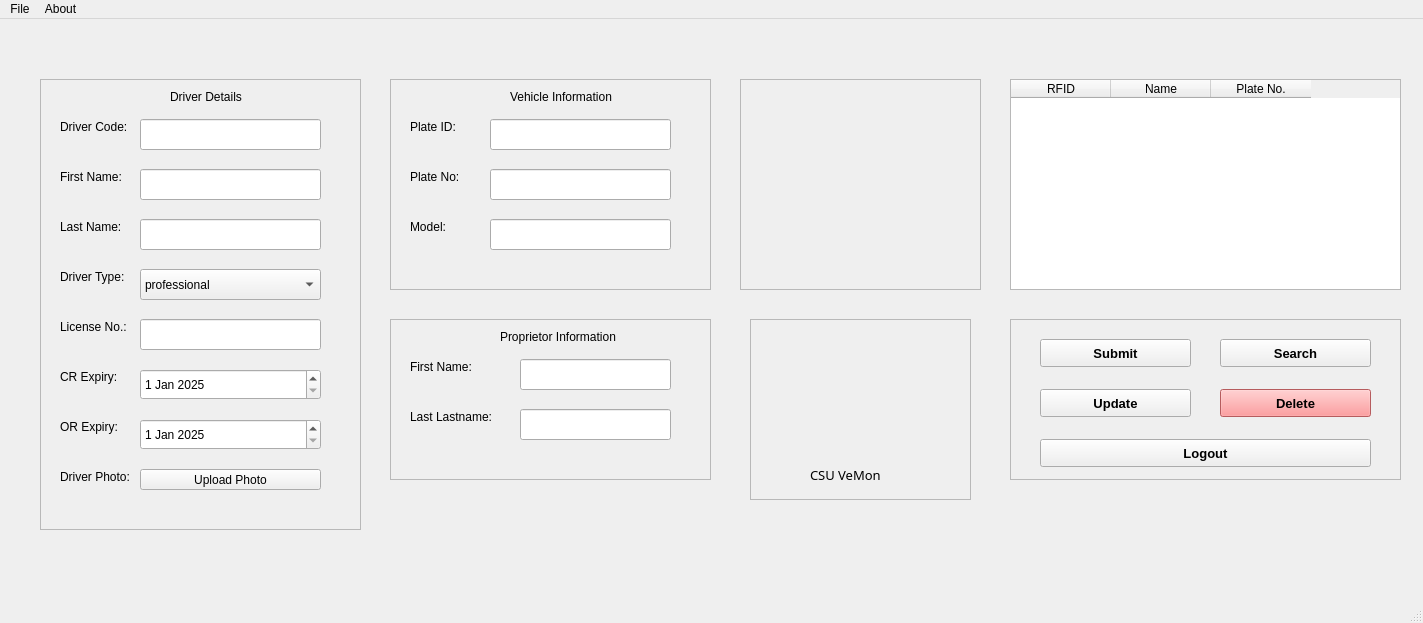
<?xml version="1.0" encoding="UTF-8"?>
<ui version="4.0">
 <class>AdminMainWindow</class>
 <widget class="QMainWindow" name="AdminMainWindow">
  <property name="geometry">
   <rect>
    <x>0</x>
    <y>0</y>
    <width>1423</width>
    <height>623</height>
   </rect>
  </property>
  <property name="windowTitle">
   <string>CSU-VeMon</string>
  </property>
  <property name="windowIcon">
   <iconset>
    <normaloff>../images/csuLogo.png</normaloff>../images/csuLogo.png</iconset>
  </property>
  <widget class="QWidget" name="centralwidget">
   <widget class="QFrame" name="frameInfo">
    <property name="enabled">
     <bool>true</bool>
    </property>
    <property name="geometry">
     <rect>
      <x>40</x>
      <y>60</y>
      <width>321</width>
      <height>451</height>
     </rect>
    </property>
    <property name="frameShape">
     <enum>QFrame::StyledPanel</enum>
    </property>
    <property name="frameShadow">
     <enum>QFrame::Raised</enum>
    </property>
    <widget class="QLabel" name="first_nameLabel">
     <property name="geometry">
      <rect>
       <x>20</x>
       <y>90</y>
       <width>71</width>
       <height>16</height>
      </rect>
     </property>
     <property name="text">
      <string>First Name:</string>
     </property>
    </widget>
    <widget class="QLabel" name="rfidLabel">
     <property name="geometry">
      <rect>
       <x>20</x>
       <y>40</y>
       <width>71</width>
       <height>16</height>
      </rect>
     </property>
     <property name="text">
      <string>Driver Code:</string>
     </property>
    </widget>
    <widget class="QLineEdit" name="dfirst_nameValue">
     <property name="geometry">
      <rect>
       <x>100</x>
       <y>90</y>
       <width>181</width>
       <height>31</height>
      </rect>
     </property>
    </widget>
    <widget class="QLineEdit" name="driver_codeValue">
     <property name="geometry">
      <rect>
       <x>100</x>
       <y>40</y>
       <width>181</width>
       <height>31</height>
      </rect>
     </property>
    </widget>
    <widget class="QLabel" name="registerLabel">
     <property name="geometry">
      <rect>
       <x>130</x>
       <y>10</y>
       <width>81</width>
       <height>16</height>
      </rect>
     </property>
     <property name="text">
      <string>Driver Details</string>
     </property>
    </widget>
    <widget class="QLineEdit" name="dlast_nameValue">
     <property name="geometry">
      <rect>
       <x>100</x>
       <y>140</y>
       <width>181</width>
       <height>31</height>
      </rect>
     </property>
    </widget>
    <widget class="QLabel" name="last_nameLabel">
     <property name="geometry">
      <rect>
       <x>20</x>
       <y>140</y>
       <width>71</width>
       <height>16</height>
      </rect>
     </property>
     <property name="text">
      <string>Last Name:</string>
     </property>
    </widget>
    <widget class="QLabel" name="driver_typeLabel">
     <property name="geometry">
      <rect>
       <x>20</x>
       <y>190</y>
       <width>71</width>
       <height>16</height>
      </rect>
     </property>
     <property name="text">
      <string>Driver Type:</string>
     </property>
    </widget>
    <widget class="QLabel" name="licenseLabel">
     <property name="geometry">
      <rect>
       <x>20</x>
       <y>240</y>
       <width>71</width>
       <height>16</height>
      </rect>
     </property>
     <property name="text">
      <string>License No.:</string>
     </property>
    </widget>
    <widget class="QLineEdit" name="license_noValue">
     <property name="geometry">
      <rect>
       <x>100</x>
       <y>240</y>
       <width>181</width>
       <height>31</height>
      </rect>
     </property>
    </widget>
    <widget class="QDateEdit" name="crExpiry">
     <property name="geometry">
      <rect>
       <x>100</x>
       <y>290</y>
       <width>181</width>
       <height>31</height>
      </rect>
     </property>
     <property name="dateTime">
      <datetime>
       <hour>0</hour>
       <minute>0</minute>
       <second>0</second>
       <year>2025</year>
       <month>1</month>
       <day>1</day>
      </datetime>
     </property>
    </widget>
    <widget class="QLabel" name="licenseLabel_2">
     <property name="geometry">
      <rect>
       <x>20</x>
       <y>290</y>
       <width>71</width>
       <height>16</height>
      </rect>
     </property>
     <property name="text">
      <string>CR Expiry:</string>
     </property>
    </widget>
    <widget class="QLabel" name="licenseLabel_3">
     <property name="geometry">
      <rect>
       <x>20</x>
       <y>340</y>
       <width>71</width>
       <height>16</height>
      </rect>
     </property>
     <property name="text">
      <string>OR Expiry:</string>
     </property>
    </widget>
    <widget class="QDateEdit" name="orExpiry">
     <property name="geometry">
      <rect>
       <x>100</x>
       <y>340</y>
       <width>181</width>
       <height>31</height>
      </rect>
     </property>
     <property name="dateTime">
      <datetime>
       <hour>0</hour>
       <minute>0</minute>
       <second>0</second>
       <year>2025</year>
       <month>1</month>
       <day>1</day>
      </datetime>
     </property>
    </widget>
    <widget class="QLabel" name="licenseLabel_4">
     <property name="geometry">
      <rect>
       <x>20</x>
       <y>390</y>
       <width>81</width>
       <height>16</height>
      </rect>
     </property>
     <property name="text">
      <string>Driver Photo:</string>
     </property>
    </widget>
    <widget class="QPushButton" name="uploadButton">
     <property name="geometry">
      <rect>
       <x>100</x>
       <y>390</y>
       <width>181</width>
       <height>21</height>
      </rect>
     </property>
     <property name="text">
      <string>Upload Photo</string>
     </property>
    </widget>
    <widget class="QComboBox" name="driverTypeComboBox">
     <property name="geometry">
      <rect>
       <x>100</x>
       <y>190</y>
       <width>181</width>
       <height>31</height>
      </rect>
     </property>
     <item>
      <property name="text">
       <string>professional</string>
      </property>
     </item>
     <item>
      <property name="text">
       <string>non-professional</string>
      </property>
     </item>
     <item>
      <property name="text">
       <string>student</string>
      </property>
     </item>
    </widget>
   </widget>
   <widget class="QFrame" name="framePicture">
    <property name="geometry">
     <rect>
      <x>740</x>
      <y>60</y>
      <width>241</width>
      <height>211</height>
     </rect>
    </property>
    <property name="frameShape">
     <enum>QFrame::StyledPanel</enum>
    </property>
    <property name="frameShadow">
     <enum>QFrame::Raised</enum>
    </property>
    <widget class="QLabel" name="userPhoto">
     <property name="geometry">
      <rect>
       <x>20</x>
       <y>20</y>
       <width>201</width>
       <height>171</height>
      </rect>
     </property>
     <property name="text">
      <string/>
     </property>
     <property name="scaledContents">
      <bool>true</bool>
     </property>
    </widget>
   </widget>
   <widget class="QFrame" name="frameCSU">
    <property name="geometry">
     <rect>
      <x>750</x>
      <y>300</y>
      <width>221</width>
      <height>181</height>
     </rect>
    </property>
    <property name="frameShape">
     <enum>QFrame::StyledPanel</enum>
    </property>
    <property name="frameShadow">
     <enum>QFrame::Raised</enum>
    </property>
    <widget class="QLabel" name="csuLabel">
     <property name="geometry">
      <rect>
       <x>60</x>
       <y>140</y>
       <width>101</width>
       <height>31</height>
      </rect>
     </property>
     <property name="font">
      <font>
       <family>MS Reference Sans Serif</family>
       <pointsize>10</pointsize>
      </font>
     </property>
     <property name="text">
      <string>CSU VeMon</string>
     </property>
    </widget>
    <widget class="QLabel" name="csuLogo">
     <property name="geometry">
      <rect>
       <x>50</x>
       <y>20</y>
       <width>121</width>
       <height>121</height>
      </rect>
     </property>
     <property name="lineWidth">
      <number>0</number>
     </property>
     <property name="text">
      <string/>
     </property>
     <property name="pixmap">
      <pixmap>../images/csuLogo.png</pixmap>
     </property>
     <property name="scaledContents">
      <bool>true</bool>
     </property>
    </widget>
   </widget>
   <widget class="QFrame" name="frameInfo_2">
    <property name="enabled">
     <bool>true</bool>
    </property>
    <property name="geometry">
     <rect>
      <x>390</x>
      <y>60</y>
      <width>321</width>
      <height>211</height>
     </rect>
    </property>
    <property name="frameShape">
     <enum>QFrame::StyledPanel</enum>
    </property>
    <property name="frameShadow">
     <enum>QFrame::Raised</enum>
    </property>
    <widget class="QLabel" name="first_nameLabel_2">
     <property name="geometry">
      <rect>
       <x>20</x>
       <y>90</y>
       <width>81</width>
       <height>16</height>
      </rect>
     </property>
     <property name="text">
      <string>Plate No:</string>
     </property>
    </widget>
    <widget class="QLabel" name="rfidLabel_2">
     <property name="geometry">
      <rect>
       <x>20</x>
       <y>40</y>
       <width>71</width>
       <height>16</height>
      </rect>
     </property>
     <property name="text">
      <string>Plate ID: </string>
     </property>
    </widget>
    <widget class="QLineEdit" name="plate_noValue">
     <property name="geometry">
      <rect>
       <x>100</x>
       <y>90</y>
       <width>181</width>
       <height>31</height>
      </rect>
     </property>
    </widget>
    <widget class="QLineEdit" name="plate_idValue">
     <property name="geometry">
      <rect>
       <x>100</x>
       <y>40</y>
       <width>181</width>
       <height>31</height>
      </rect>
     </property>
    </widget>
    <widget class="QLabel" name="registerLabel_2">
     <property name="geometry">
      <rect>
       <x>120</x>
       <y>10</y>
       <width>111</width>
       <height>16</height>
      </rect>
     </property>
     <property name="text">
      <string>Vehicle Information</string>
     </property>
    </widget>
    <widget class="QLineEdit" name="modelValue">
     <property name="geometry">
      <rect>
       <x>100</x>
       <y>140</y>
       <width>181</width>
       <height>31</height>
      </rect>
     </property>
    </widget>
    <widget class="QLabel" name="last_nameLabel_2">
     <property name="geometry">
      <rect>
       <x>20</x>
       <y>140</y>
       <width>71</width>
       <height>16</height>
      </rect>
     </property>
     <property name="text">
      <string>Model:</string>
     </property>
    </widget>
   </widget>
   <widget class="QFrame" name="frameInfo_3">
    <property name="enabled">
     <bool>true</bool>
    </property>
    <property name="geometry">
     <rect>
      <x>390</x>
      <y>300</y>
      <width>321</width>
      <height>161</height>
     </rect>
    </property>
    <property name="frameShape">
     <enum>QFrame::StyledPanel</enum>
    </property>
    <property name="frameShadow">
     <enum>QFrame::Raised</enum>
    </property>
    <widget class="QLabel" name="first_nameLabel_3">
     <property name="geometry">
      <rect>
       <x>20</x>
       <y>90</y>
       <width>131</width>
       <height>16</height>
      </rect>
     </property>
     <property name="text">
      <string>Last Lastname:</string>
     </property>
    </widget>
    <widget class="QLabel" name="rfidLabel_3">
     <property name="geometry">
      <rect>
       <x>20</x>
       <y>40</y>
       <width>101</width>
       <height>16</height>
      </rect>
     </property>
     <property name="text">
      <string>First Name:</string>
     </property>
    </widget>
    <widget class="QLineEdit" name="plast_nameValue">
     <property name="geometry">
      <rect>
       <x>130</x>
       <y>90</y>
       <width>151</width>
       <height>31</height>
      </rect>
     </property>
    </widget>
    <widget class="QLineEdit" name="pfirst_nameValue">
     <property name="geometry">
      <rect>
       <x>130</x>
       <y>40</y>
       <width>151</width>
       <height>31</height>
      </rect>
     </property>
    </widget>
    <widget class="QLabel" name="registerLabel_3">
     <property name="geometry">
      <rect>
       <x>110</x>
       <y>10</y>
       <width>131</width>
       <height>16</height>
      </rect>
     </property>
     <property name="text">
      <string>Proprietor Information</string>
     </property>
    </widget>
   </widget>
   <widget class="QTableWidget" name="detailsTable">
    <property name="geometry">
     <rect>
      <x>1010</x>
      <y>60</y>
      <width>391</width>
      <height>211</height>
     </rect>
    </property>
    <property name="editTriggers">
     <set>QAbstractItemView::NoEditTriggers</set>
    </property>
    <column>
     <property name="text">
      <string>RFID</string>
     </property>
    </column>
    <column>
     <property name="text">
      <string>Name</string>
     </property>
    </column>
    <column>
     <property name="text">
      <string>Plate No.</string>
     </property>
    </column>
   </widget>
   <widget class="QFrame" name="functions">
    <property name="geometry">
     <rect>
      <x>1010</x>
      <y>300</y>
      <width>391</width>
      <height>161</height>
     </rect>
    </property>
    <property name="styleSheet">
     <string notr="true"/>
    </property>
    <property name="frameShape">
     <enum>QFrame::StyledPanel</enum>
    </property>
    <property name="frameShadow">
     <enum>QFrame::Raised</enum>
    </property>
    <widget class="QPushButton" name="submitButton">
     <property name="geometry">
      <rect>
       <x>30</x>
       <y>20</y>
       <width>151</width>
       <height>28</height>
      </rect>
     </property>
     <property name="font">
      <font>
       <pointsize>10</pointsize>
       <weight>75</weight>
       <bold>true</bold>
      </font>
     </property>
     <property name="styleSheet">
      <string notr="true"/>
     </property>
     <property name="text">
      <string>Submit</string>
     </property>
     <property name="icon">
      <iconset>
       <normaloff>../images/submit.svg</normaloff>../images/submit.svg</iconset>
     </property>
    </widget>
    <widget class="QPushButton" name="searchButton">
     <property name="geometry">
      <rect>
       <x>210</x>
       <y>20</y>
       <width>151</width>
       <height>28</height>
      </rect>
     </property>
     <property name="font">
      <font>
       <pointsize>10</pointsize>
       <weight>75</weight>
       <bold>true</bold>
      </font>
     </property>
     <property name="styleSheet">
      <string notr="true"/>
     </property>
     <property name="text">
      <string>Search</string>
     </property>
     <property name="icon">
      <iconset>
       <normaloff>../images/search.svg</normaloff>../images/search.svg</iconset>
     </property>
    </widget>
    <widget class="QPushButton" name="updateButton">
     <property name="geometry">
      <rect>
       <x>30</x>
       <y>70</y>
       <width>151</width>
       <height>28</height>
      </rect>
     </property>
     <property name="font">
      <font>
       <pointsize>10</pointsize>
       <weight>75</weight>
       <bold>true</bold>
      </font>
     </property>
     <property name="styleSheet">
      <string notr="true"/>
     </property>
     <property name="text">
      <string>Update</string>
     </property>
     <property name="icon">
      <iconset>
       <normaloff>../images/update.svg</normaloff>../images/update.svg</iconset>
     </property>
    </widget>
    <widget class="QPushButton" name="deleteButton">
     <property name="geometry">
      <rect>
       <x>210</x>
       <y>70</y>
       <width>151</width>
       <height>28</height>
      </rect>
     </property>
     <property name="font">
      <font>
       <pointsize>10</pointsize>
       <weight>75</weight>
       <bold>true</bold>
      </font>
     </property>
     <property name="styleSheet">
      <string notr="true">background-color: #ff8183;</string>
     </property>
     <property name="text">
      <string>Delete</string>
     </property>
     <property name="icon">
      <iconset>
       <normaloff>../images/delete.svg</normaloff>../images/delete.svg</iconset>
     </property>
    </widget>
    <widget class="QPushButton" name="buttonLogout">
     <property name="geometry">
      <rect>
       <x>30</x>
       <y>120</y>
       <width>331</width>
       <height>28</height>
      </rect>
     </property>
     <property name="font">
      <font>
       <pointsize>10</pointsize>
       <weight>75</weight>
       <bold>true</bold>
      </font>
     </property>
     <property name="autoFillBackground">
      <bool>false</bool>
     </property>
     <property name="styleSheet">
      <string notr="true"/>
     </property>
     <property name="text">
      <string>Logout</string>
     </property>
     <property name="icon">
      <iconset>
       <normaloff>../images/logoutIcon.png</normaloff>../images/logoutIcon.png</iconset>
     </property>
    </widget>
   </widget>
  </widget>
  <widget class="QMenuBar" name="menubar">
   <property name="geometry">
    <rect>
     <x>0</x>
     <y>0</y>
     <width>1423</width>
     <height>26</height>
    </rect>
   </property>
   <widget class="QMenu" name="menuFile">
    <property name="title">
     <string>File</string>
    </property>
    <widget class="QMenu" name="menuExport_to">
     <property name="title">
      <string>Export to</string>
     </property>
     <addaction name="actionCSV"/>
     <addaction name="action_xlsx"/>
     <addaction name="action_txt"/>
    </widget>
    <addaction name="menuExport_to"/>
    <addaction name="separator"/>
    <addaction name="actionExit"/>
   </widget>
   <widget class="QMenu" name="menuAbout">
    <property name="title">
     <string>About</string>
    </property>
   </widget>
   <addaction name="menuFile"/>
   <addaction name="menuAbout"/>
  </widget>
  <widget class="QStatusBar" name="statusbar"/>
  <action name="actionCSV">
   <property name="text">
    <string>.csv</string>
   </property>
  </action>
  <action name="action_xlsx">
   <property name="text">
    <string>.xlsx</string>
   </property>
  </action>
  <action name="action_txt">
   <property name="text">
    <string>.txt</string>
   </property>
  </action>
  <action name="actionExit">
   <property name="text">
    <string>Exit</string>
   </property>
  </action>
 </widget>
 <resources/>
 <connections/>
</ui>
